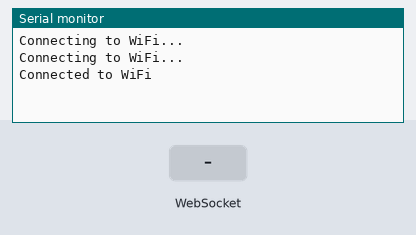
The sketch below on a simulated ESP32. Parts: the last lines printed to the serial monitor. The inputs (shaded band) are chosen by the test bench. WiFi joins after 1.5 s; servers stay silent unless stated.

Above: at 3.2 s.
3.3 s: WebSocket text "1" received
At 4.4 s:
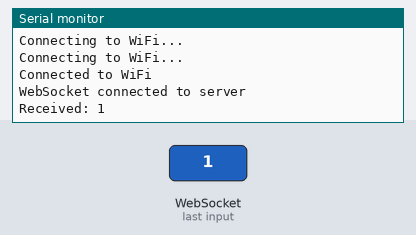
4.8 s: WebSocket text "0" received
At 5.5 s:
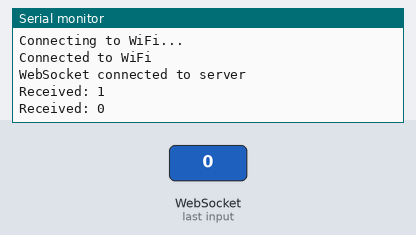
6.3 s: WebSocket text "2" received
At 6.7 s:
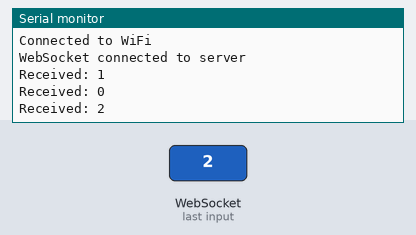

The sketch:

ESP_ROOM.ino
```cpp
#include <WiFi.h>
#include <ArduinoJson.h>
#include <WebSocketsClient.h>
#include <DHT.h>

#define MQ2 34       // Pin connected to the MQ2 gas sensor
#define PP 35        // Pin connected to the additional analog sensor
#define DHTPIN 32     // Pin connected to the DHT sensor
#define DHTTYPE DHT11 // Type of DHT sensor
DHT dht(DHTPIN, DHTTYPE);

int gas;
int light_pp;
WebSocketsClient webSocket;

const char *ssid = "MinhPhuoc";
const char *password = "11223344";
const char *server_ip = "192.168.4.1"; // IP của ESP32 server
const uint16_t port = 8000;

void handleWebSocketMessage(uint8_t *payload, size_t length) {
  // Kết thúc chuỗi dữ liệu bằng ký tự NULL
  payload[length] = 0;
  Serial.printf("Received: %s\n", (char*)payload);

  if (strcmp((char*)payload, "sendDataToHub") == 0) {
    // Đọc dữ liệu từ cảm biến DHT11
    float temperature = dht.readTemperature();
    float humidity = dht.readHumidity();
    light_pp = analogRead(PP);
    gas = analogRead(MQ2);

    // Tạo JSON object
    StaticJsonDocument<200> doc;
    doc["Temp"] = temperature;
    doc["Hum"] = humidity;
    doc["MQ2"] = gas;
    doc["PP"] = light_pp;
    String jsonString;
    serializeJson(doc, jsonString);

    // Gửi dữ liệu tới server
    webSocket.sendTXT(jsonString);

    Serial.printf("Temperature: %.2f, Humidity: %.2f, MQ2: %d , Light: %d \n", temperature, humidity,gas,light_pp);
  }
}

void webSocketEvent(WStype_t type, uint8_t *payload, size_t length) {
  switch (type) {
    case WStype_CONNECTED:
      Serial.println("WebSocket connected to server");
      break;
    case WStype_DISCONNECTED:
      Serial.println("WebSocket disconnected from server");
      break;
    case WStype_TEXT:
      handleWebSocketMessage(payload, length);
      break;
    case WStype_BIN:
    case WStype_ERROR:
    case WStype_PING:
    case WStype_PONG:
      break;
  }
}

void setup() {
  Serial.begin(115200);

  dht.begin();

  WiFi.begin(ssid, password);
  while (WiFi.status() != WL_CONNECTED) {
    delay(1000);
    Serial.println("Connecting to WiFi...");
  }
  Serial.println("Connected to WiFi");

  webSocket.begin(server_ip, port);
  webSocket.onEvent(webSocketEvent);
}

void loop() {
  webSocket.loop();
}
```

Measured:
- after the input at 3.3 s, the serial monitor: prints a new line at once (image 1)
- after the input at 4.8 s, the serial monitor: prints a new line at once (image 2)
- after the input at 6.3 s, the serial monitor: prints a new line at once (image 3)
